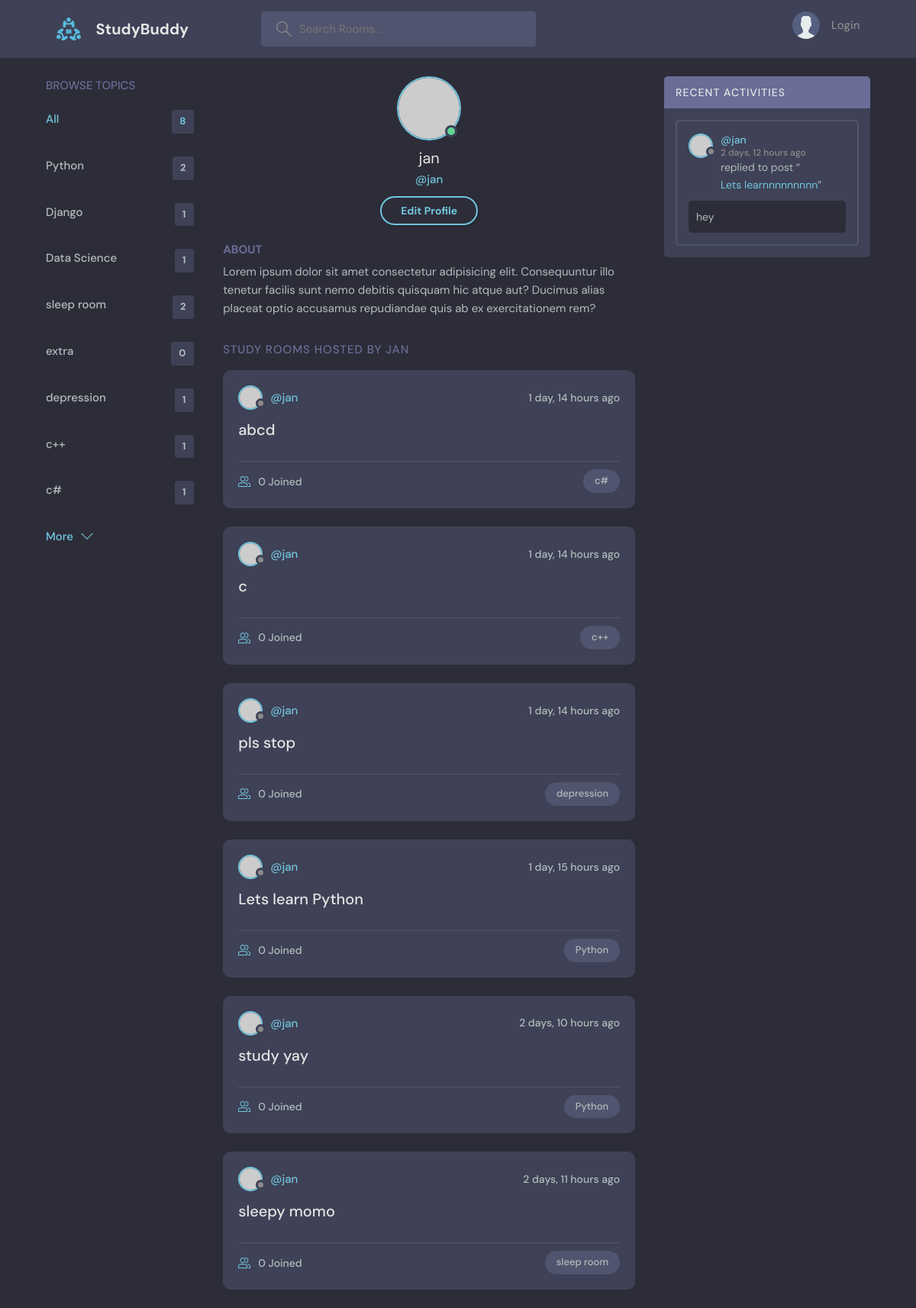
The app's page /user-profile/3 with its own data.
### base/models.py (models this page shows, shortened)
class Topic(models.Model):
    name = models.CharField(max_length=200)

class Roomy(models.Model):
    host = models.ForeignKey(User,on_delete=models.SET_NULL,null=True)
    topic = models.ForeignKey(Topic,on_delete=models.SET_NULL,null=True)
    name = models.CharField(max_length=200)
    description = models.TextField(null=True,blank=True) #null field is allowed
    participants = models.ManyToManyField(User,related_name='participants',blank=True)
    updated = models.DateTimeField(auto_now=True) #takes a snapshot on everytime we save the room
    created = models.DateTimeField(auto_now_add=True) #takes snapshot when we first create the room
    class Meta:
        ordering = ['-updated','-created']
    def __str__(self):
        return self.name

class Message(models.Model):
    user = models.ForeignKey(User,on_delete=models.CASCADE)
    room = models.ForeignKey(Roomy,on_delete=models.CASCADE) #if a room gets deleted all the messages gets deleted
    body = models.TextField()
    updated = models.DateTimeField(auto_now=True) #takes a snapshot on everytime we save/edit the post
    created = models.DateTimeField(auto_now_add=True) #takes snapshot when we first create the post
    class Meta:
        ordering = ['-updated','-created']

### base/views.py (the view)
# urls.py: path('user-profile/<str:p>',views.userProfile,name="user-profile"),
def userProfile(request,p):
    user = User.objects.get(id=p)
    rooms = user.roomy_set.all()
    room_messages = user.message_set.all()
    topics=Topic.objects.all()
    context={'user':user,'rooms':rooms,'room_messages':room_messages,'topics':topics}
    return render(request,'base/profile.html',context)

### base/templates/base/profile.html
{% extends 'main.html' %}
{% block content %}
  <main class="profile-page layout layout--3">
    <div class="container">
      {% include 'base/topics_component.html' %}
      <div class="roomList">
        <div class="profile">
          <div class="profile__avatar">
            <div class="avatar avatar--large active">
              <img src="https://randomuser.me/api/portraits/men/11.jpg" />
            </div>
          </div>
          <div class="profile__info">
            <h3>{{user.username}}</h3>
            <p>@{{user.username}}</p>
            <a href="edit-user.html" class="btn btn--main btn--pill">Edit Profile</a>
          </div>
          <div class="profile__about">
            <h3>About</h3>
            <p>
              Lorem ipsum dolor sit amet consectetur adipisicing elit. Consequuntur illo tenetur
              facilis sunt nemo debitis quisquam hic atque aut? Ducimus alias placeat optio
              accusamus repudiandae quis ab ex exercitationem rem?
            </p>
          </div>
        </div>
        <div class="roomList__header">
          <div>
            <h2>Study Rooms Hosted by {{user.username}}</a>
            </h2>
          </div>
        </div>
        {% include 'base/feed_component.html' %}
      </div>
      {% include 'base/activity_component.html' %}
    </div>
  </main>
{% endblock %}

### base/templates/base/topics_component.html
<div class="topics">
    <div class="topics__header">
      <h2>Browse Topics</h2>
    </div>
    <ul class="topics__list">
      <li>
        <a href="{% url 'home' %}" class="active">All <span>{{topics.count}}</span></a>
      </li>
      {% for topic in topics %}
      <li>
        <a href="{% url 'home' %}?q={{topic.name}}">{{topic.name}}<span>{{topic.roomy_set.all.count}}</span></a>
      </li>
      {% endfor %}
    </ul>
    <a class="btn btn--link" href="topics.html">
      More
      <svg version="1.1" xmlns="http://www.w3.org/2000/svg" width="32" height="32" viewBox="0 0 32 32">
        <title>chevron-down</title>
        <path d="M16 21l-13-13h-3l16 16 16-16h-3l-13 13z"></path>
      </svg>
    </a>
  </div>

### base/templates/base/feed_component.html (shortened to what this page needs)
{% for room in rooms %}
<div class="roomListRoom">
    <div class="roomListRoom__header">
      <a href="{% url 'user-profile' room.host.id %}" class="roomListRoom__author">
        <div class="avatar avatar--small">
          <img src="https://randomuser.me/api/portraits/women/11.jpg" />
        </div>
        <span>@{{room.host.username}}</span>
      </a>
      <div class="roomListRoom__actions">
        <span>{{room.created|timesince}} ago </span>
      </div>
    </div>
    <div class="roomListRoom__content">
      <a href="{% url 'room' room.id %}">{{room.name}}</a>
    </div>
    <div class="roomListRoom__meta">
      <a href="{% url 'room' room.id %}" class="roomListRoom__joined">
        {{room.participants.all.count}} Joined
      </a>
      <p class="roomListRoom__topic">{{room.topic.name}}</p>
    </div>
  </div>
{% endfor %}

### base/templates/base/activity_component.html (shortened to what this page needs)
<div class="activities">
    <div class="activities__header">
      <h2>Recent Activities</h2>
    </div>
    {% for msg in room_messages %}
    <div class="activities__box">
      <div class="activities__boxHeader roomListRoom__header">
        <a href="{% url 'user-profile' msg.user.id %}" class="roomListRoom__author">
          <div class="avatar avatar--small">
            <img src="https://randomuser.me/api/portraits/women/11.jpg" />
          </div>
          <p>
            @{{msg.user}}
            <span>{{msg.created|timesince}} ago</span>
          </p>
        </a>
      </div>
      <div class="activities__boxContent">
        <p>replied to post “<a href="{% url 'room' msg.room.id %}">{{msg.room}}</a>”</p>
        <div class="activities__boxRoomContent">
          {{msg.body}}
        </div>
      </div>
    </div>
    {% endfor %}
  </div>

### records on screen
Topic: name "Python", roomy_set.all.count "2"
Topic: name "Django", roomy_set.all.count "1"
Topic: name "Data Science", roomy_set.all.count "1"
Topic: name "sleep room", roomy_set.all.count "2"
Topic: name "extra", roomy_set.all.count "0"
Topic: name "depression", roomy_set.all.count "1"
Topic: name "c++", roomy_set.all.count "1"
Topic: name "c#", roomy_set.all.count "1"
Roomy: host.username "jan", created "1 day, 14 hours", name "abcd", participants.all.count "0", topic.name "c#"
Roomy: host.username "jan", created "1 day, 14 hours", name "c", participants.all.count "0", topic.name "c++"
Roomy: host.username "jan", created "1 day, 14 hours", name "pls stop", participants.all.count "0", topic.name "depression"
Roomy: host.username "jan", created "1 day, 15 hours", name "Lets learn Python", participants.all.count "0", topic.name "Python"
Roomy: host.username "jan", created "2 days, 10 hours", name "study yay", participants.all.count "0", topic.name "Python"
Roomy: host.username "jan", created "2 days, 11 hours", name "sleepy momo", participants.all.count "0", topic.name "sleep room"
Message: user "jan", created "2 days, 12 hours", room "Lets learnnnnnnnnn", body "hey"

### other values on screen
{{ topics.count }} "8"
{{ user.username }} "jan"
{{ user.username }} "JAN"
